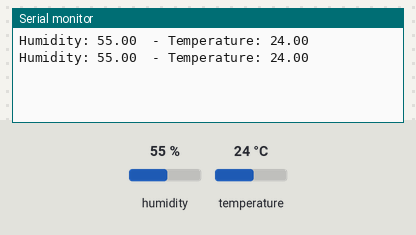
Recording of a sketch running on a simulated Arduino Uno, built with avr-gcc and run on an emulated ATmega328P. Shown: the last lines printed to the serial monitor. The inputs (shaded band) are chosen by the test bench; at power-on: humidity 55 %, temperature 24 °C. No radio packets arrive unless stated.

Above: at 4.9 s.
5.0 s: humidity set to 22 %
At 6.7 s:
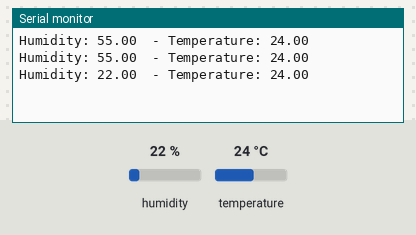
8.1 s: temperature set to 12 °C
At 8.9 s:
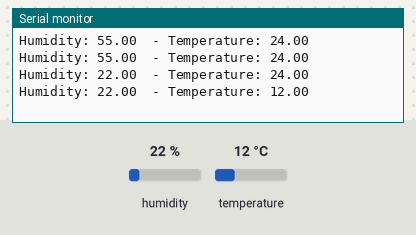
11.2 s: humidity set to 40 %
At 13.4 s:
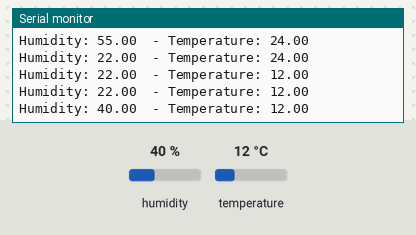
Timing chart, 0 to 14.9 s (numbered marks = the images above; inputs shaded):
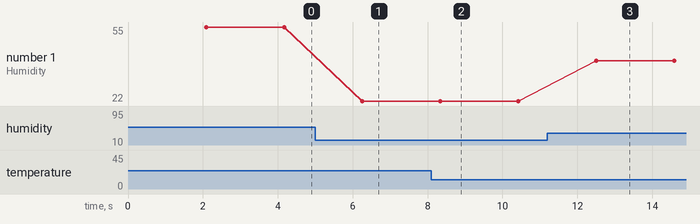

The sketch:

transmitter.ino
```cpp
//Tech Trends Shameer
//Transmitter Program

// Include RadioHead Amplitude Shift Keying Library
#include <RH_ASK.h>
// Include dependant SPI Library
#include <SPI.h>

// Include DHT Libraries from Adafruit
// Dependant upon Adafruit_Sensors Library
#include "DHT.h";

// Define Constants

#define DHTPIN 7       // DHT-22 Output Pin connection
#define DHTTYPE DHT11   // DHT Type is DHT 22 (AM2302)

// Define Variables

float hum;    // Stores humidity value in percent
float temp;   // Stores temperature value in Celcius

// Define output strings

String str_humid;
String str_temp;
String str_out;

// Create Amplitude Shift Keying Object
RH_ASK rf_driver;

// Initialize DHT sensor for normal 16mhz Arduino
DHT dht(DHTPIN, DHTTYPE);

void setup() {

  // Initialize ASK Object
  rf_driver.init();
  // Start DHT Sensor
  dht.begin();

   Serial.begin(9600);

}

void loop()
{

  delay(2000);  // Delay so DHT-22 sensor can stabalize

    hum = dht.readHumidity();  // Get Humidity value
    temp= dht.readTemperature();  // Get Temperature value

    // Convert Humidity to string
    str_humid = String(hum);

    // Convert Temperature to string
    str_temp = String(temp);

    // Combine Humidity and Temperature
    str_out = str_humid + "," + str_temp;

    // Compose output character
    static char *msg = str_out.c_str();

    rf_driver.send((uint8_t *)msg, strlen(msg));
    rf_driver.waitPacketSent();

     Serial.print("Humidity: ");
      Serial.print(str_humid);
      Serial.print("  - Temperature: ");
      Serial.println(str_temp);

}
```

Measured:
- after the input at 5.0 s, the serial monitor: prints a new line after 1.3 s (image 1)
- after the input at 8.1 s, the serial monitor: prints a new line after 0.24 s (image 2)
- after the input at 11.2 s, the serial monitor: prints a new line after 1.3 s (image 3)
- plotted number 1: 55 → 22 after the input at 5.0 s, 22 → 40 after the input at 11.2 s
